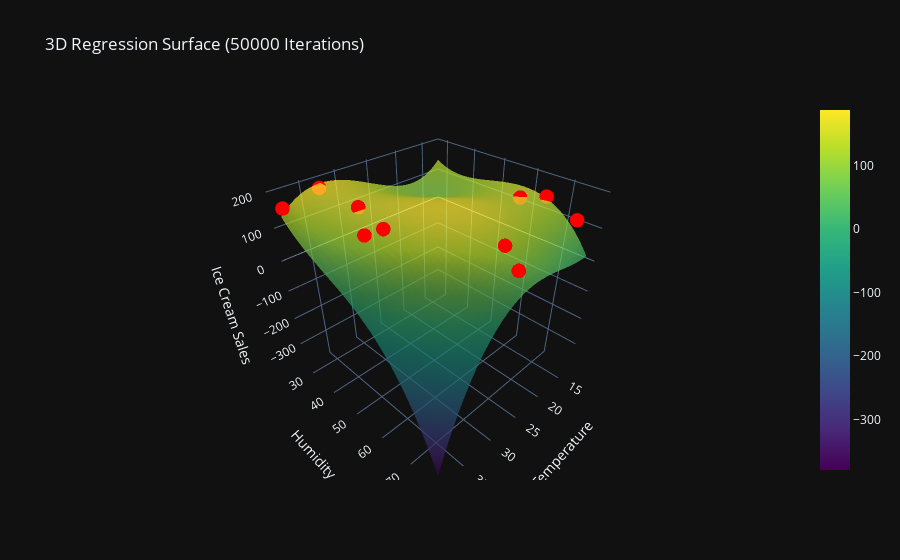

The code cell stored with this chart in its notebook:
### Code cell
fig_50000 = create_surface_plot(w_50000, b_50000, '3D Regression Surface (50000 Iterations)')
fig_50000.show()

### Figure 1 — Plotly figure (JSON) as saved in the notebook; plotly's stock layout.template omitted (floating-point values rounded to 4 significant figures; data arrays with more than 128 entries replaced by an {"elided": "..."} marker saying what was removed)
{"data": [{"colorscale": [[0.0, "#440154"], [0.1111, "#482878"], [0.2222, "#3e4989"], [0.3333, "#31688e"], [0.4444, "#26828e"], [0.5556, "#1f9e89"], [0.6667, "#35b779"], [0.7778, "#6ece58"], [0.8889, "#b5de2b"], [1.0, "#fde725"]], "opacity": 0.7, "x": {"elided": "50x50 float values"}, "y": {"elided": "50x50 float values"}, "z": {"elided": "50x50 float values"}, "type": "surface"}, {"marker": {"color": "red", "size": 5}, "mode": "markers", "x": [32.93, 27.12, 13.12, 14.94, 26.61, 32.29, 38.4, 35.33, 33.87, 12.59], "y": [27.84, 77.13, 73.55, 59.84, 72.74, 40.9, 29.27, 50.49, 53.16, 64.25], "z": [175.8, 115.0, 113.1, 139.9, 152.5, 165.2, 161.8, 153.6, 169.3, 142.6], "type": "scatter3d"}], "layout": {"scene": {"xaxis": {"title": {"text": "Temperature"}}, "yaxis": {"title": {"text": "Humidity"}}, "zaxis": {"title": {"text": "Ice Cream Sales"}}}, "title": {"text": "3D Regression Surface (50000 Iterations)"}}}
